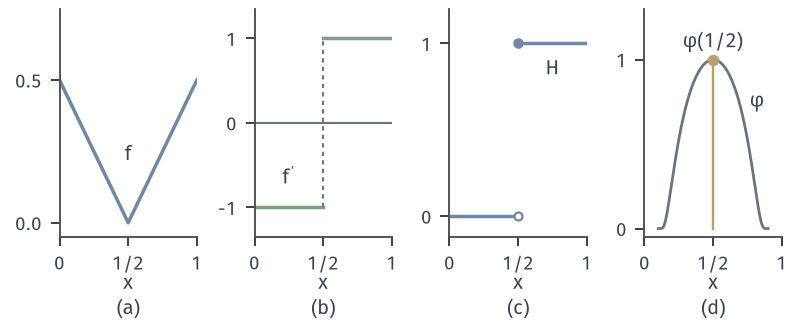

Write the Python code that produced this figure.
from pathlib import Path
import sys
ROOT = next(p for p in Path(__file__).resolve().parents if (p/"build.sh").is_file() and (p/"tex/book.tex").is_file())
sys.path.insert(0, str(ROOT/"figures/00-shared/mathematical-preliminaries-upper/00-shared/comprehension-figures"))
from support import figure, save, BLUE, GREEN, YELLOW, RED, PURPLE, INK, MUTED, GRID, BLUE_FILL, GREEN_FILL, YELLOW_FILL, RED_FILL, PURPLE_FILL
import numpy as np
def panel_labels(fig, axes, y=.02):
    for ax, s in zip(axes, "(a) (b) (c) (d)".split()):
        q = ax.get_position(); fig.text((q.x0+q.x1)/2, y, s, ha="center", va="bottom")

# f=|x-1/2|, weak derivative sgn(x-1/2); H=1_[1/2,1); bump phi(x)=exp(1-1/(1-((x-.5)/.4)^2)), phi(1/2)=1.
fig, axes = figure(width_mm=112, height_mm=46, ncols=4)
fig.set_layout_engine(None); fig.subplots_adjust(left=.075, right=.985, top=.97, bottom=.27, wspace=.42)
xl = np.linspace(0, .5, 200); xr = np.linspace(.5, 1, 200)
ax = axes[0]; ax.plot(np.r_[xl, xr], np.abs(np.r_[xl, xr]-.5), color=BLUE, lw=1.4)
ax.text(.5, .22, '$f$', ha='center')
ax.set_ylim(-.05, .75); ax.set_yticks([0, .5])
ax = axes[1]; ax.plot(xl, -1+0*xl, color=GREEN, lw=1.4); ax.plot(xr, 1+0*xr, color=GREEN, lw=1.4)
ax.plot([.5, .5], [-1, 1], color=MUTED, lw=.85, ls=(0, (2, 2)))
ax.text(.25, -.72, "$f'$", ha='center'); ax.axhline(0, color=MUTED, lw=.85)
ax.set_ylim(-1.35, 1.35); ax.set_yticks([-1, 0, 1])
ax = axes[2]; ax.plot(xl, 0*xl, color=BLUE, lw=1.4); ax.plot(xr, 1+0*xr, color=BLUE, lw=1.4)
ax.plot([.5], [0], 'o', mfc='white', mec=BLUE, ms=3.2, mew=.9); ax.plot([.5], [1], 'o', color=BLUE, ms=3.2)
ax.text(.75, .82, '$H$', ha='center'); ax.set_ylim(-.12, 1.2); ax.set_yticks([0, 1])
ax = axes[3]; x = np.linspace(.1001, .8999, 500); u = (x-.5)/.4; phi = np.exp(1-1/(1-u**2))
ax.plot(x, phi, color=MUTED, lw=1.1); ax.plot([.5, .5], [0, 1], color=YELLOW, lw=.95); ax.plot([.5], [1], 'o', color=YELLOW, ms=3.6)
ax.text(.82, .72, r'$\varphi$', ha='center'); ax.text(.5, 1.07, r'$\varphi(1/2)$', ha='center'); ax.set_ylim(-.05, 1.3); ax.set_yticks([0, 1])
for ax in axes: ax.set_xlim(0, 1); ax.set_xticks([0, .5, 1]); ax.set_xticklabels(['0', '1/2', '1']); ax.set_xlabel('$x$', labelpad=0)
panel_labels(fig, axes)
save(fig, Path(__file__).resolve().parent, 'figure', {'formula': 'kink, weak derivative, step, bump test function'})
